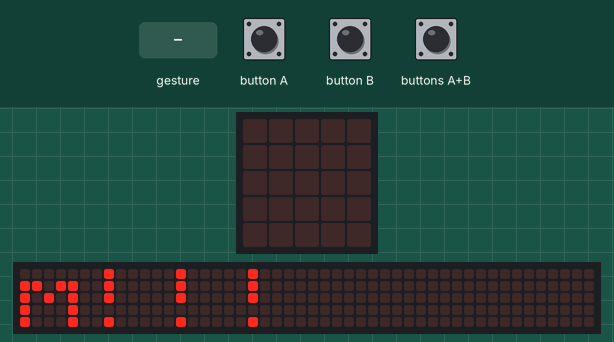
Simulated run of this program. Board: BBC micro:bit (MakeCode). On the bench: the board's 5×5 LED display, a strip that is not on the board, showing the scrolling text unrolled. The test bench sets the inputs (shaded band). A tilt is held for 1.5 s and a shake lasts 1 s, then the board lies face up again; the 48×5 strip is a reading aid, not a part: it shows the text the display is scrolling, unrolled, one strip-width of it at a time.

Above: at 11.0 s.
At 13.3 s:
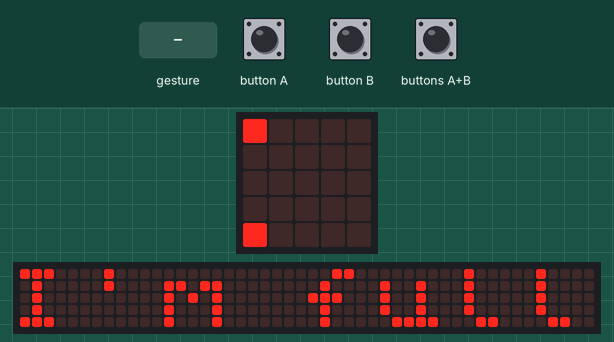
13.4 s: gesture 'shake'
At 21.0 s:
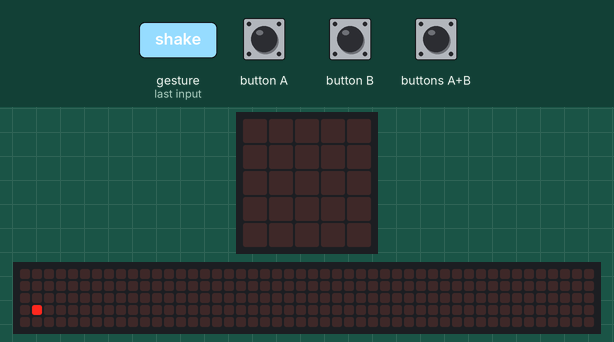
At 27.5 s:
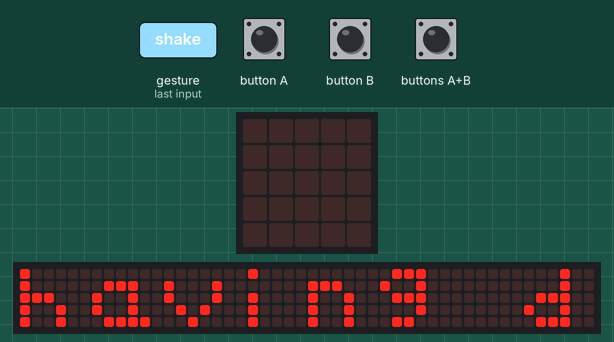

Measured:
- what the display in image 0 shows lasts 0.7 s, from 11.0 s to 11.7 s
- what the display in image 3 shows lasts 0.6 s, from 27.1 s to 27.7 s

The program:

main.ts
```typescript
input.onGesture(Gesture.TiltLeft, function () {
    basic.showLeds(`
        . # # . .
        # # . # .
        # . # # .
        # . . # .
        . # # . .
        `)
    basic.pause(200)
    basic.showLeds(`
        . . . . .
        . # # # .
        # # . # #
        # . . . #
        . # # # .
        `)
})
input.onButtonPressed(Button.A, function () {
    basic.showLeds(`
        . . . . .
        . # # # .
        # # # . #
        # . . . #
        . # # # .
        `)
    basic.pause(200)
    basic.showLeds(`
        . . . . .
        . # # # .
        # # . # #
        # . . . #
        . # # # .
        `)
})
input.onGesture(Gesture.Shake, function () {
    basic.clearScreen()
    basic.showString("having dinner.")
    basic.showLeds(`
        . # # # .
        # # # . #
        # . . # #
        . # # # .
        . . . . .
        `)
    basic.pause(200)
    _001 = _001 + 1
    basic.showIcon(IconNames.Yes)
    basic.showLeds(`
        . . . . .
        . # # # .
        # # . # #
        # . . . #
        . # # # .
        `)
})
input.onGesture(Gesture.LogoUp, function () {
    basic.showLeds(`
        . # # # .
        # # . # #
        # . . . #
        # . . . #
        . # # # .
        `)
    basic.pause(200)
    basic.showLeds(`
        . . . . .
        . # # # .
        # # . # #
        # . . . #
        . # # # .
        `)
})
input.onButtonPressed(Button.AB, function () {
    basic.showLeds(`
        . # # # .
        # . . . #
        # # . # #
        # . . . #
        . # # # .
        `)
    basic.pause(200)
    basic.showLeds(`
        . . . . .
        . # # # .
        # # . # #
        # . . . #
        . # # # .
        `)
})
input.onButtonPressed(Button.B, function () {
    basic.showLeds(`
        . . . . .
        . # # # .
        # . # # #
        # . . . #
        . # # # .
        `)
    basic.pause(200)
    basic.showLeds(`
        . . . . .
        . # # # .
        # # . # #
        # . . . #
        . # # # .
        `)
})
input.onGesture(Gesture.TiltRight, function () {
    basic.showLeds(`
        . . # # .
        . # . # #
        . # # . #
        . # . . #
        . . # # .
        `)
    basic.pause(200)
    basic.showLeds(`
        . . . . .
        . # # # .
        # # . # #
        # . . . #
        . # # # .
        `)
})
let _001 = 0
basic.showString("Pet Shrem!!!")
basic.showLeds(`
    . . . . .
    . # # # .
    # # . # #
    # . . . #
    . # # # .
    `)
_001 = 10
basic.forever(function () {
    control.waitMicros(60000)
    _001 = _001 - 1.5
})
basic.forever(function () {
    if (_001 < 5) {
        basic.showString("I'm hungry.")
    } else if (_001 >= 5) {
        basic.showString("I'm full.")
    }
})
```

test.ts
```typescript
// 在此处测试；当此软件包作为插件使用时，将不会编译此软件包。
```
